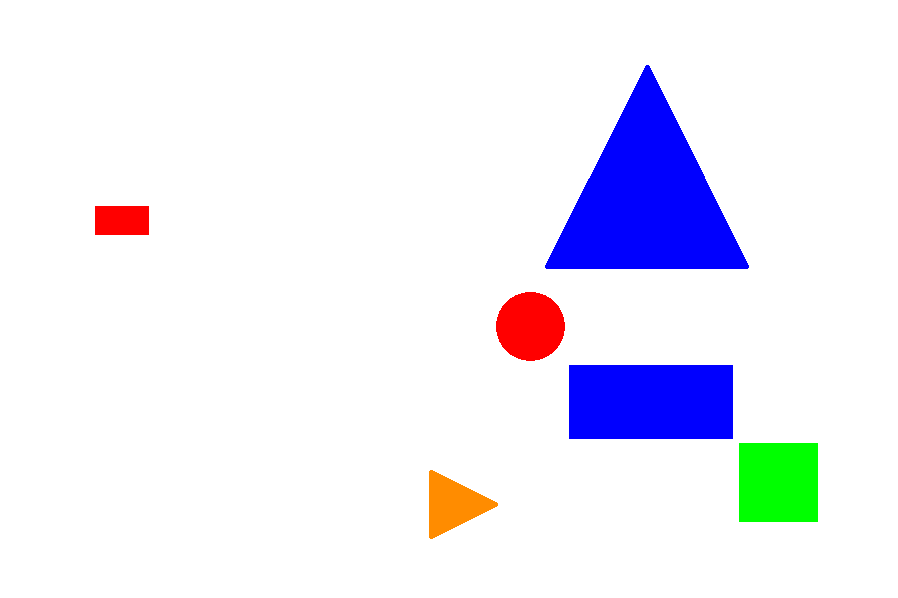
#> input picture test_images/test_image_13.png, 898 x 598 px
$ jupyter execute --allow-errors 'colors_detected dry run.ipynb'
#> lines starting #> are read from the running program, lines starting #| are printed output that depends on the picture; after the words box and inside, x2 and y2 are one past the last pixel; in counts of white or black regions, pixels touching at a corner belong together
[cell 1]
import cv2
import numpy as np

[cell 2]
def colors_detected(img):
    """
    Purpose:
    ---
    This function takes the image as argument and returns a dictionary
    denoting the color of the shapes in the image.

    Input Arguments:
    ---
    `img` : [ numpy array ]
            numpy array of image returned by cv2 library

    Returns:
    ---
    `detected_colors` : {dictionary}
            dictionary containing details of colors present in image
    """
    detected_colors = {}

    image = cv2.imread(img)
    # Convert BGR to HSV
    hsv_frame = cv2.cvtColor(image, cv2.COLOR_BGR2HSV)

    # defining color ranges

    # red color range
    low_red = np.array([0, 150, 50], np.uint8)
    high_red = np.array([10, 255, 255], np.uint8)
    red_mask = cv2.inRange(hsv_frame, low_red, high_red)

    # blue color range
    low_blue = np.array([94, 80, 2], np.uint8)
    high_blue = np.array([126, 255, 255], np.uint8)
    blue_mask = cv2.inRange(hsv_frame, low_blue, high_blue)

    # green color range
    low_green = np.array([36, 25, 25], np.uint8)
    high_green = np.array([70, 255, 255], np.uint8)
    green_mask = cv2.inRange(hsv_frame, low_green, high_green)

    # orange color range
    low_orange = np.array([15, 150, 50], np.uint8)
    high_orange = np.array([25, 255, 255], np.uint8)
    orange_mask = cv2.inRange(hsv_frame, low_orange, high_orange)

    #Morphological Transform: Dilation, to remove noises from the images and performing bitwise_and function to specifically detect a particular color.

    kernal = np.ones((6, 6), "uint8")

    # For red color
    red_mask = cv2.dilate(red_mask, kernal)
    res_red = cv2.bitwise_and(image, image, mask = red_mask)

    # For green color
    green_mask = cv2.dilate(green_mask, kernal)
    res_green = cv2.bitwise_and(image, image, mask = green_mask)

    # For blue color
    blue_mask = cv2.dilate(blue_mask, kernal)
    res_blue = cv2.bitwise_and(image, image, mask = blue_mask)

    # For orange color
    orange_mask = cv2.dilate(orange_mask, kernal)
    res_orange = cv2.bitwise_and(image, image, mask = orange_mask)

    # Contours for color detection

    # Creating contour to track red color
    red_contours, _ = cv2.findContours(red_mask, cv2.RETR_TREE, cv2.CHAIN_APPROX_SIMPLE)

    # Creating contour to track green color
    green_contours, _ = cv2.findContours(green_mask, cv2.RETR_TREE, cv2.CHAIN_APPROX_SIMPLE)

    # Creating contour to track blue color
    blue_contours, _ = cv2.findContours(blue_mask, cv2.RETR_TREE, cv2.CHAIN_APPROX_SIMPLE)

    # Creating contour to track orange color
    orange_contours, _ = cv2.findContours(orange_mask, cv2.RETR_TREE, cv2.CHAIN_APPROX_SIMPLE)

    # RED
    for contour in red_contours:
        area = cv2.contourArea(contour)
        if(area > 300):
            M = cv2.moments(contour)
            if M['m00'] != 0.0:
                cx = int(M['m10']/M['m00'])
                cy = int(M['m01']/M['m00'])
            detected_colors[cx,cy] = ['Red']

    #GREEN
    for contour in green_contours:
        area = cv2.contourArea(contour)
        if(area > 300):
            M = cv2.moments(contour)
            if M['m00'] != 0.0:
                cx = int(M['m10']/M['m00'])
                cy = int(M['m01']/M['m00'])
            detected_colors[cx,cy] = ['Green']

    #BLUE
    for contour in blue_contours:
        area = cv2.contourArea(contour)
        if(area > 300):
            M = cv2.moments(contour)
            if M['m00'] != 0.0:
                cx = int(M['m10']/M['m00'])
                cy = int(M['m01']/M['m00'])
            detected_colors[cx,cy] = ['Blue']

    #ORANGE
    for contour in orange_contours:
        area = cv2.contourArea(contour)
        if(area > 300):
            M = cv2.moments(contour)
            if M['m00'] != 0.0:
                cx = int(M['m10']/M['m00'])
                cy = int(M['m01']/M['m00'])
            detected_colors[cx,cy] = ['Orange']

    return detected_colors

#> (a cell that did not finish here is left out)

#> (a cell that did not finish here is left out)


#> (a cell that did not finish here is left out)


#> (a cell that did not finish here is left out)


#> (a cell that did not finish here is left out)

#> (a cell that did not finish here is left out)

#> (a cell that did not finish here is left out)

#> (a cell that did not finish here is left out)

#> (a cell that did not finish here is left out)

#> (a cell that did not finish here is left out)

#> (a cell that did not finish here is left out)

#> (a cell that did not finish here is left out)

[cell 15]
print(colors_detected('test_images/test_image_13.png'))
#> in colors_detected, image is the input picture: shape (598, 898, 3); mean B, G, R 248.3, 236, 236.1
#> in colors_detected (call 13), `red_mask = cv2.inRange(hsv_frame, low_red, high_red)`:
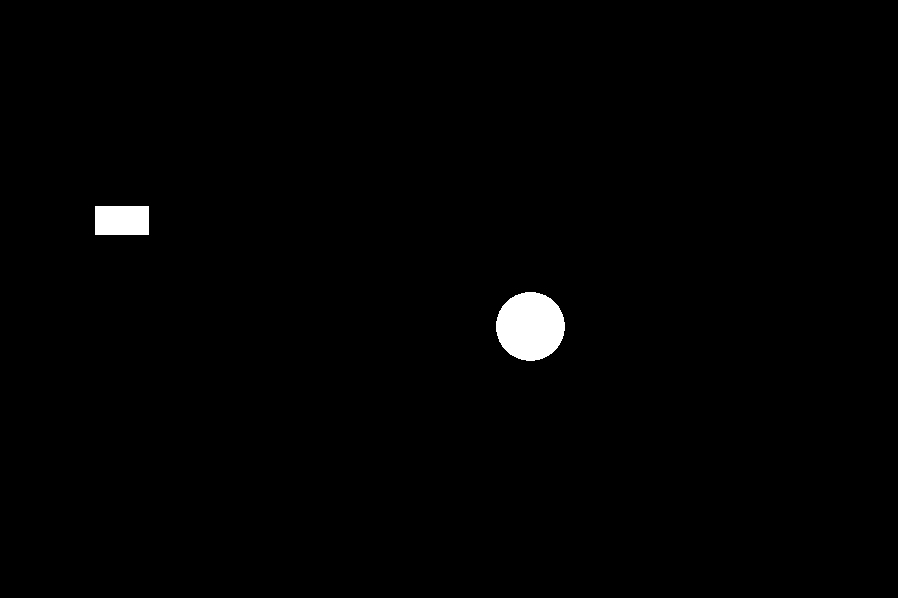
#> red_mask: shape (598, 898); 0.98% white; 2 white regions, box (x1, y1, x2, y2) and area: (496, 292, 565, 361) 3719, (95, 206, 149, 235) 1566
#> in colors_detected (call 13), `blue_mask = cv2.inRange(hsv_frame, low_blue, high_blue)`:
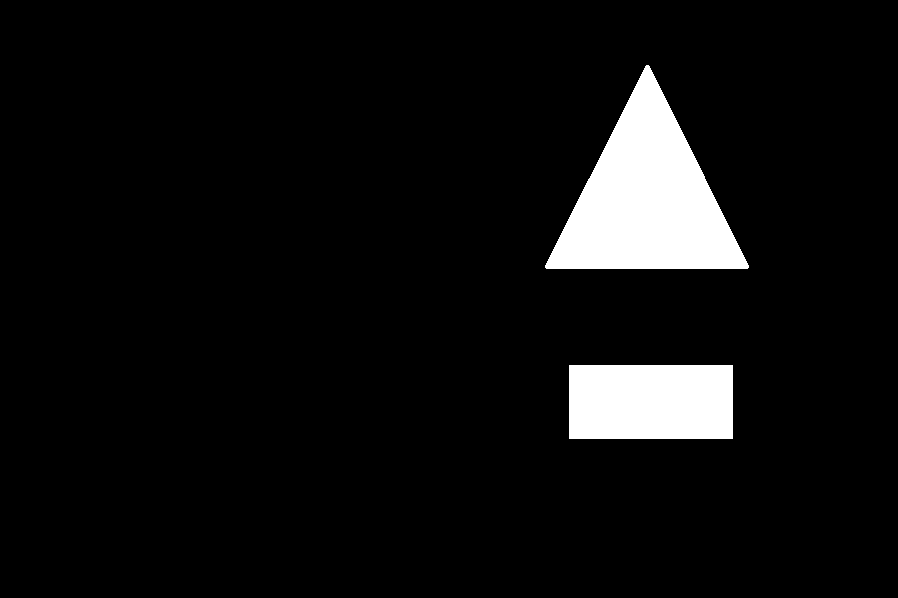
#> blue_mask: shape (598, 898); 6.2% white; 2 white regions, box (x1, y1, x2, y2) and area: (545, 65, 749, 269) 21413, (569, 365, 733, 439) 12136
#> in colors_detected (call 13), `red_mask = cv2.dilate(red_mask, kernal)`:
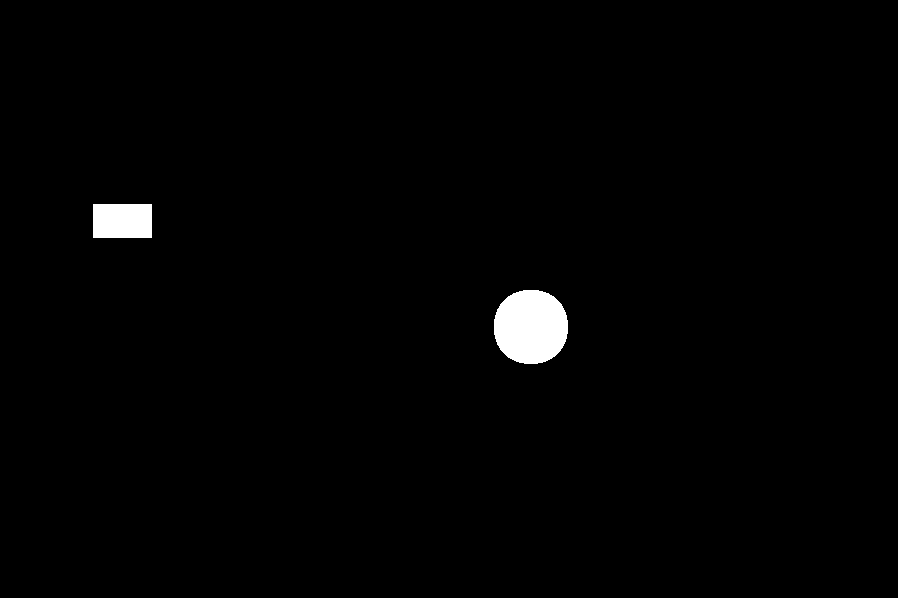
#> red_mask: shape (598, 898); 1.2% white; 2 white regions, box (x1, y1, x2, y2) and area: (494, 290, 568, 364) 4434, (93, 204, 152, 238) 2006
#> in colors_detected (call 13), `green_mask = cv2.dilate(green_mask, kernal)`:
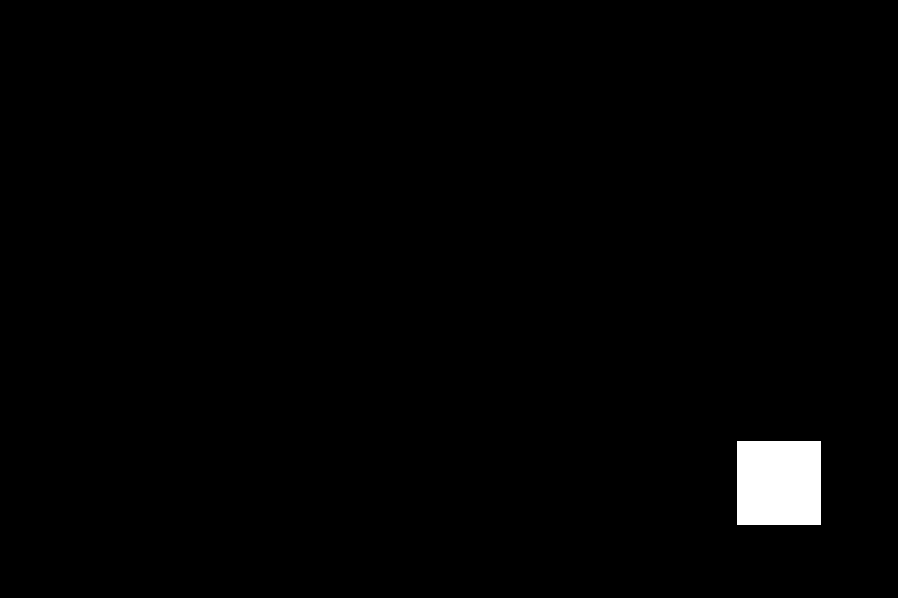
#> green_mask: shape (598, 898); 1.3% white; 1 white region, box (x1, y1, x2, y2) and area: (737, 441, 821, 525) 7056
#> in colors_detected (call 13), `blue_mask = cv2.dilate(blue_mask, kernal)`:
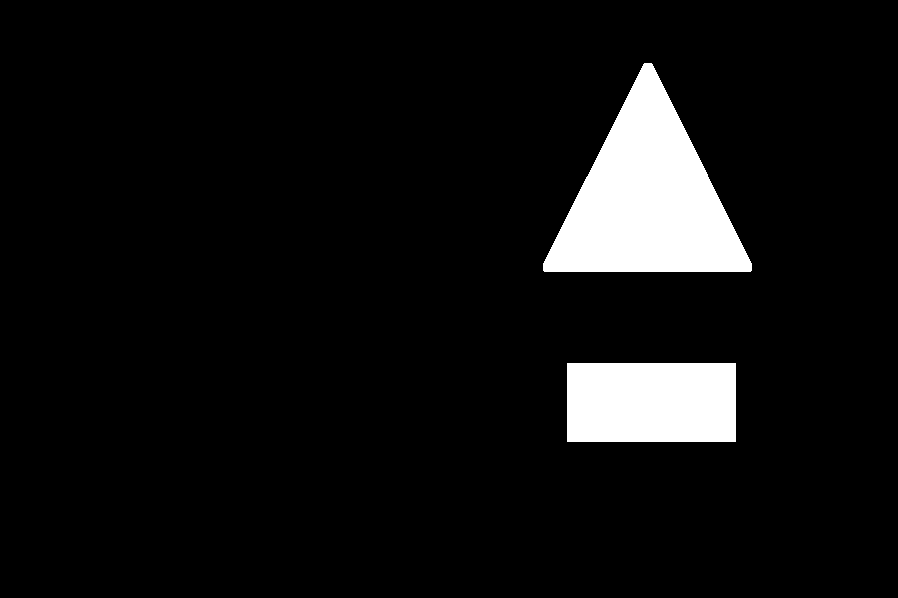
#> blue_mask: shape (598, 898); 6.9% white; 2 white regions, box (x1, y1, x2, y2) and area: (543, 63, 752, 272) 23478, (567, 363, 736, 442) 13351
#> in colors_detected (call 13), `res_blue = cv2.bitwise_and(image, image, mask = blue_mask)`:
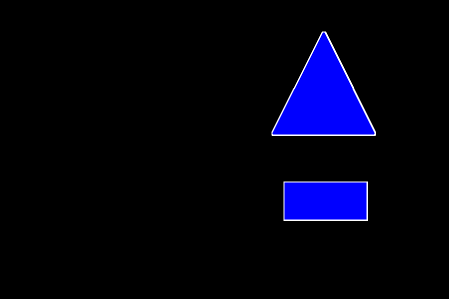
#> res_blue: shape (598, 898, 3) (shown at 1/2 size); mean B, G, R 17.5, 1.6, 1.6
#> in colors_detected (call 13), `orange_mask = cv2.dilate(orange_mask, kernal)`:
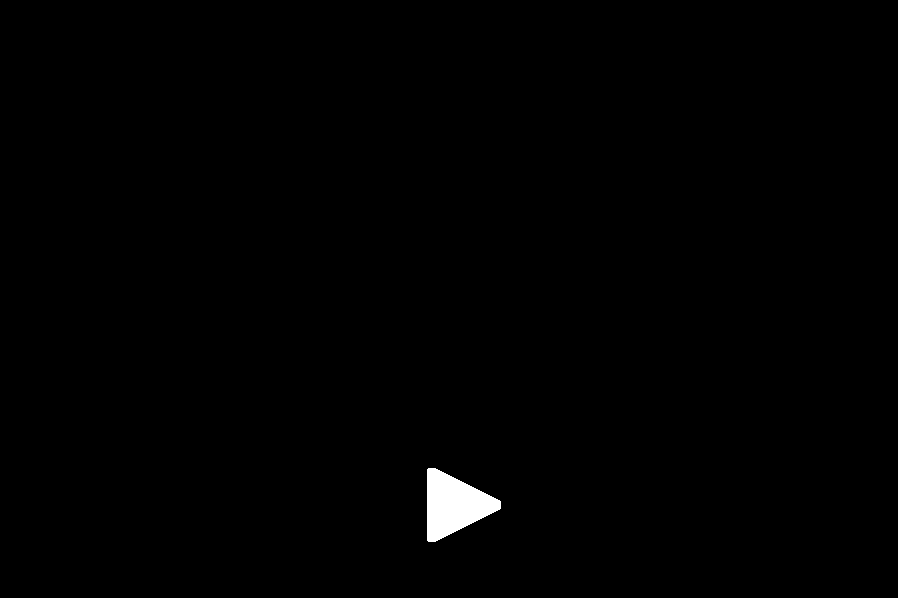
#> orange_mask: shape (598, 898); 0.61% white; 1 white region
#> in colors_detected (call 13), `red_contours, _ = cv2.findContours(red_mask, cv2.RETR_TREE, cv2.CHAIN_..`: red_contours = 2 contours; box (x1, y1, x2, y2) and area: (494, 290, 568, 364) 4327, (93, 204, 152, 238) 1914
#> in colors_detected (call 13), `green_contours, _ = cv2.findContours(green_mask, cv2.RETR_TREE, cv2.CH..`: green_contours = [[[737, 441], [737, 524], [820, 524], [820, 441]]]
#> in colors_detected (call 13), `blue_contours, _ = cv2.findContours(blue_mask, cv2.RETR_TREE, cv2.CHAI..`: blue_contours = 2 contours; box (x1, y1, x2, y2) and area: (543, 63, 752, 272) 23162, (567, 363, 736, 442) 13104
#> in colors_detected (call 13), `orange_contours, _ = cv2.findContours(orange_mask, cv2.RETR_TREE, cv2...`: orange_contours = 1 contour; box (x1, y1, x2, y2) and area: (427, 468, 501, 542) 3183
#> the loop in colors_detected (call 13), `for contour in red_contours:` made 2 passes
#> (contour, area, cx, cy) on pass 2: ([[93, 204], [93, 237], [151, 237], [151, 204]], 1914, 122, 220)
#> after the loop in colors_detected (call 13), `for contour in red_contours:`: detected_colors = {(530, 326): ['Red'], (122, 220): ['Red']}
#> the loop in colors_detected (call 13), `for contour in green_contours:` made 1 pass
#> (contour, area, cx, cy) on pass 1: ([[737, 441], [737, 524], [820, 524], [820, 441]], 6889, 778, 482)
#> after the loop in colors_detected (call 13), `for contour in green_contours:`: detected_colors = {(530, 326): ['Red'], (122, 220): ['Red'], (778, 482): ['Green']}
#> the loop in colors_detected (call 13), `for contour in blue_contours:` made 2 passes
#> (contour, area, cx, cy) on pass 1: ([[567, 363], [567, 441], [735, 441], [735, 363]], 13104, 651, 402)
#> after the loop in colors_detected (call 13), `for contour in blue_contours:`: detected_colors = {(530, 326): ['Red'], (122, 220): ['Red'], (778, 482): ['Green'], (651, 402): ['Blue'], (647, 199): ['Blue']}
#> the loop in colors_detected (call 13), `for contour in orange_contours:` made 1 pass
#> (area, cx, cy) on pass 1: (3183, 453, 504)
#> after the loop in colors_detected (call 13), `for contour in orange_contours:`: detected_colors = {(530, 326): ['Red'], (122, 220): ['Red'], (778, 482): ['Green'], (651, 402): ['Blue'], (647, 199): ['Blue'], (453, 504): ['Orange']}

$ run again, with issue1.jpg saved as test_images/test_image_13.png
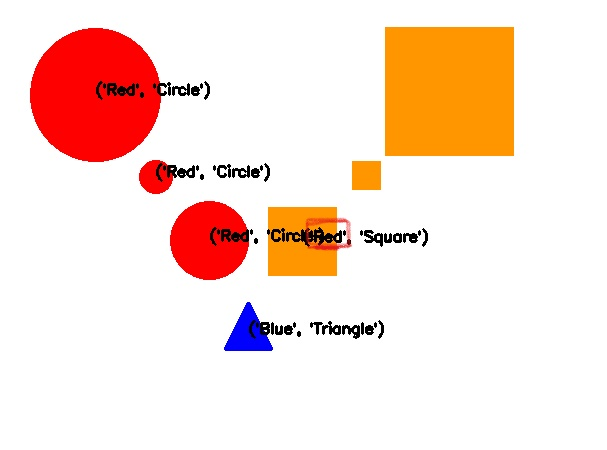
#> input picture issue1.jpg, 607 x 450 px
#> in colors_detected, image is the input picture: shape (450, 607, 3); mean B, G, R 213.6, 224.3, 249.8
#> hsv_frame: shape (450, 607, 3); mean H, S, V 7.2, 40.5, 250.9
#> in colors_detected (call 13), `red_mask = cv2.inRange(hsv_frame, low_red, high_red)`:
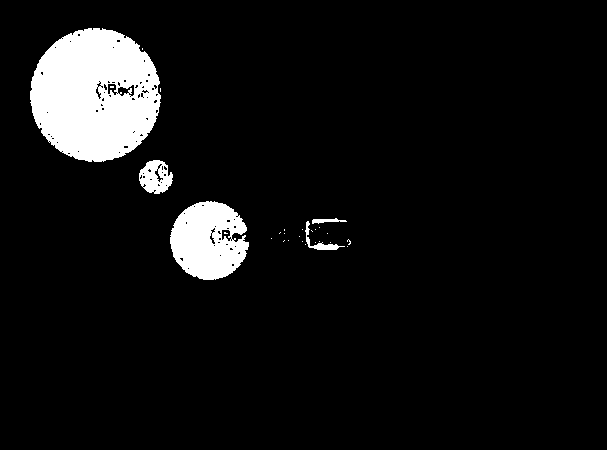
#> red_mask: shape (450, 607); 6.9% white; 28 white regions (23 under 20 px), largest, box (x1, y1, x2, y2) and area: (30, 28, 161, 162) 13246, (170, 201, 249, 280) 4564, (139, 160, 173, 194) 769, (305, 221, 345, 250) 228, (312, 218, 347, 224) 110
#> green_mask: shape (450, 607); every value is 0
#> res_green: shape (450, 607, 3); every value is 0
#> in colors_detected (call 13), `res_orange = cv2.bitwise_and(image, image, mask = orange_mask)`:
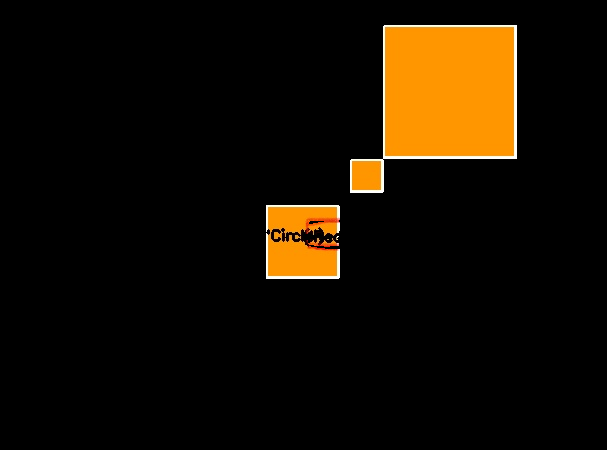
#> res_orange: shape (450, 607, 3); mean B, G, R 2.2, 13.9, 22.1
#> red_contours = 9 contours, 1 with area under 20; largest, box (x1, y1, x2, y2) and area: (28, 26, 164, 165) 14853, (168, 199, 252, 283) 5510, (137, 158, 176, 197) 1176, (297, 216, 354, 253) 1104, (277, 227, 288, 237) 75, (281, 238, 292, 245) 55, (269, 236, 275, 242) 25, (325, 231, 331, 237) 25
#> green_contours = []
#> blue_contours = 10 contours; largest, box (x1, y1, x2, y2) and area: (222, 300, 276, 354) 1883, (159, 80, 180, 99) 234, (245, 229, 261, 246) 132, (167, 163, 180, 180) 128, (319, 233, 334, 244) 92
#> orange_contours = 6 contours, 2 with area under 20; largest, box (x1, y1, x2, y2) and area: (350, 25, 517, 193) 18776, (266, 205, 340, 279) 5218, (302, 232, 323, 244) 112, (308, 220, 325, 225) 42
#> the loop in colors_detected (call 13), `for contour in red_contours:` made 9 passes
#> (area, cx, cy) on passes 5, 7, 8, 9: (1103.5, 322, 235), (5510, 209, 240), (1175.5, 155, 177), (14853, 95, 95)
#> after the loop in colors_detected (call 13), `for contour in red_contours:`: detected_colors = {(322, 235): ['Red'], (209, 240): ['Red'], (155, 177): ['Red'], (95, 95): ['Red']}
#> the loop in colors_detected (call 13), `for contour in blue_contours:` made 10 passes
#> (area, cx, cy) on pass 1: (1883, 249, 332)
#> after the loop in colors_detected (call 13), `for contour in blue_contours:`: detected_colors = {(322, 235): ['Red'], (209, 240): ['Red'], (155, 177): ['Red'], (95, 95): ['Red'], (249, 332): ['Blue']}
#> the loop in colors_detected (call 13), `for contour in orange_contours:` made 6 passes
#> (area, cx, cy) on passes 1, 6: (5218.5, 301, 241), (18776, 444, 96)
#> after the loop in colors_detected (call 13), `for contour in orange_contours:`: detected_colors = {(322, 235): ['Red'], (209, 240): ['Red'], (155, 177): ['Red'], (95, 95): ['Red'], (249, 332): ['Blue'], (301, 241): ['Orange'], (444, 96): ['Orange']}
